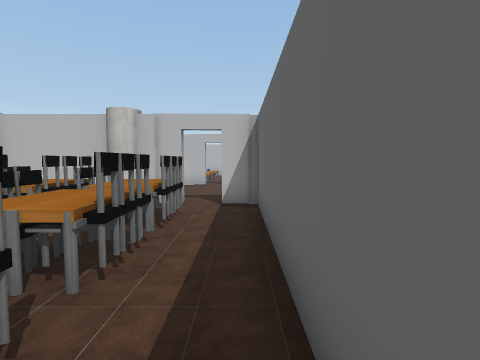
view 1 (above)

24 first-person views from a walk through a 3-D level made in the Unity game engine. The camera is 1.2 m above the floor, tilts 4° down and sees 80° across. The floor is counted in squares, 1 m on a side. Each view is taken from the middle of a square. On the plan, view 1 faces up. The plan holds only what a view shows up to about 13 squares ahead; the rest is blank. The place goes on beyond the plan. The player is left out. Some surface patterns are stand-ins.

view 2
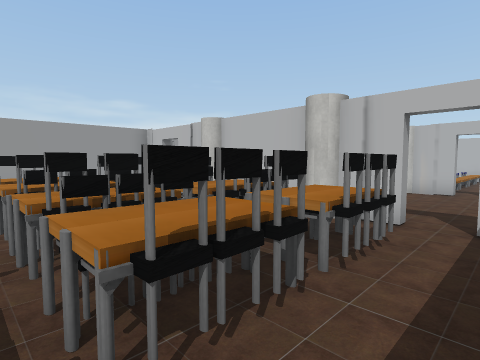

view 3
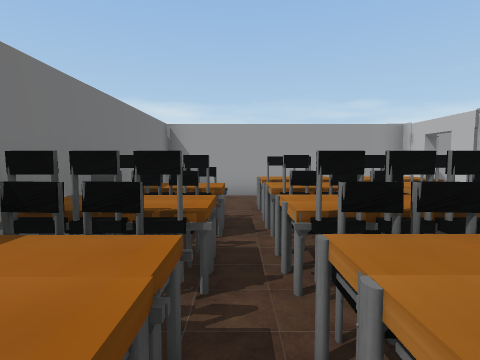

view 4
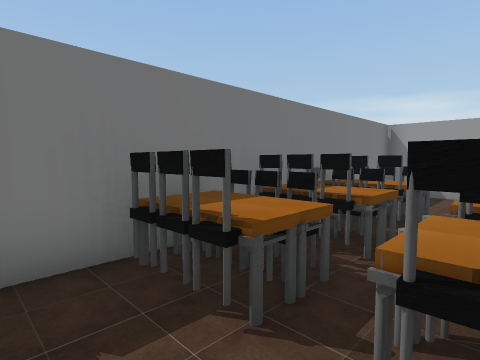

view 5
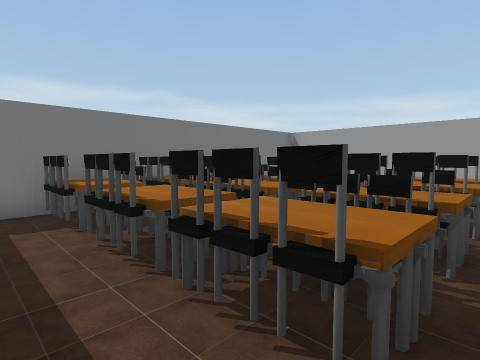

view 6
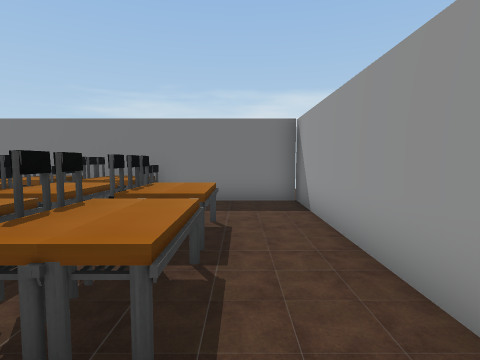

view 7
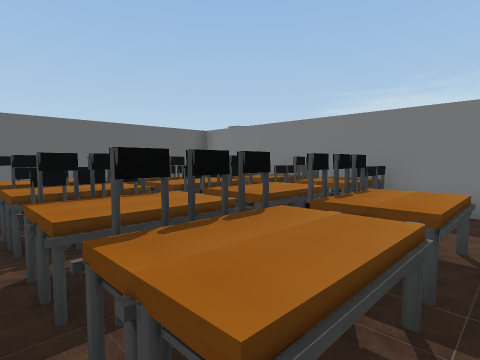

view 8
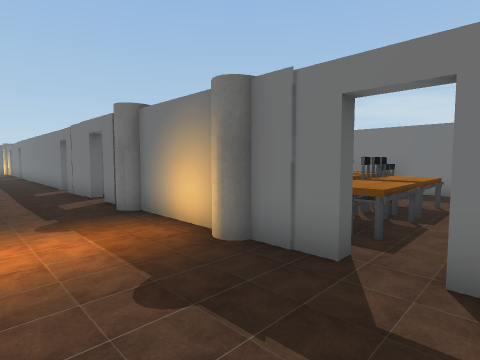

view 9
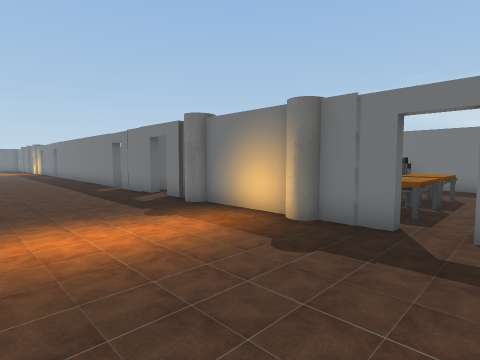

view 10
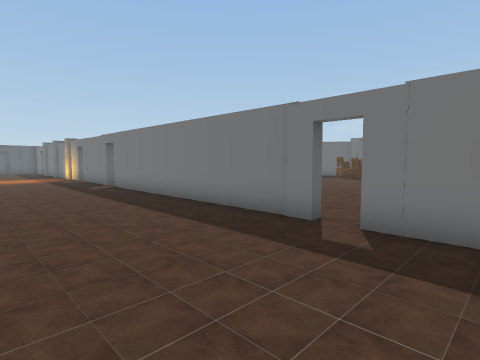

view 11
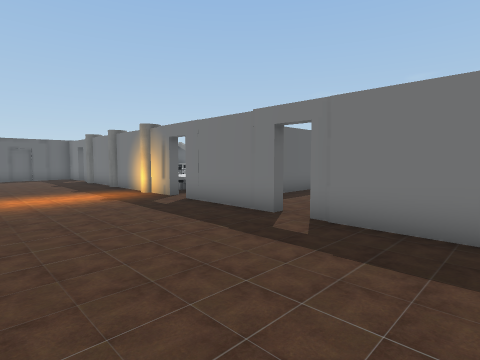

view 12
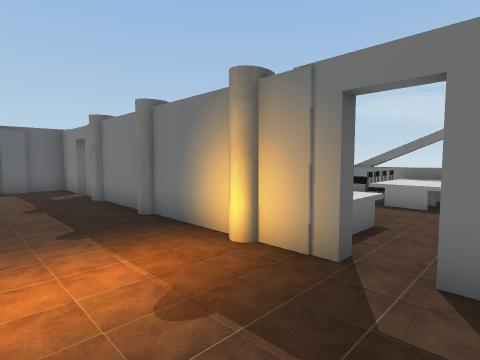

view 13
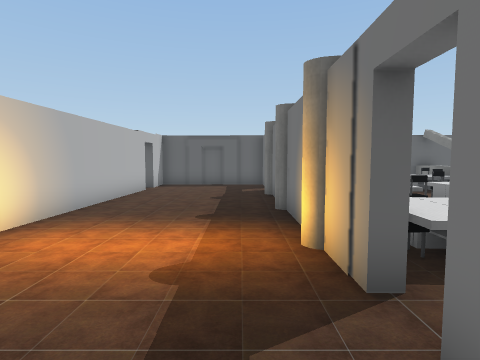

view 14
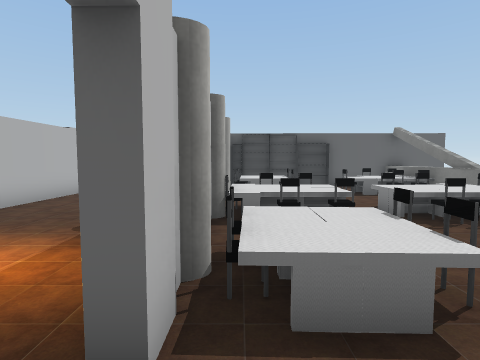

view 15
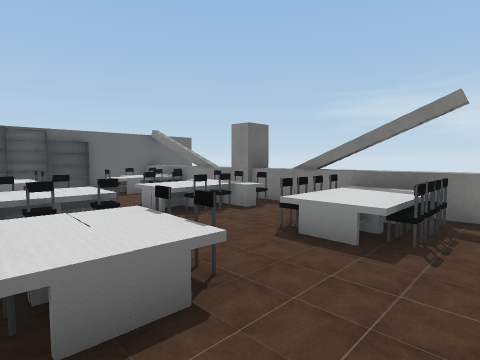

view 16
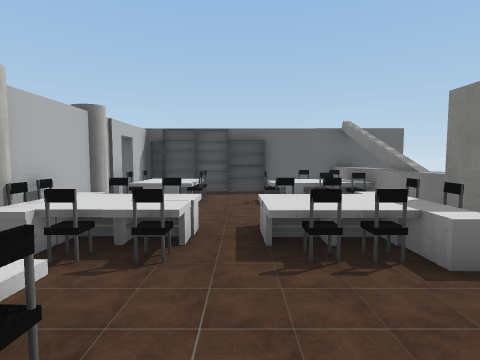

view 17
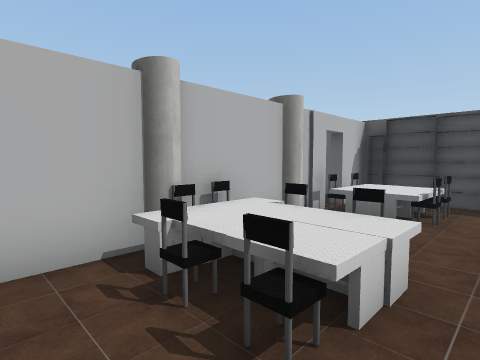

view 18
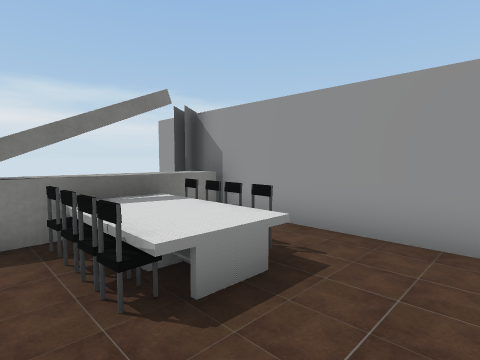

view 19
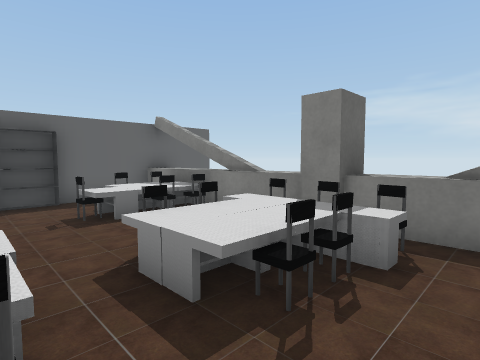

view 20
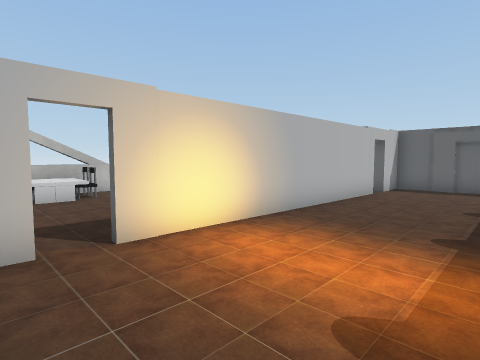

view 21
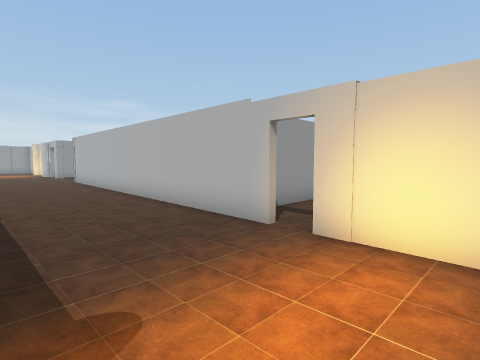

view 22
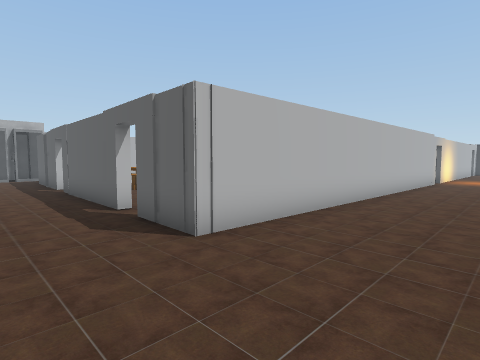

view 23
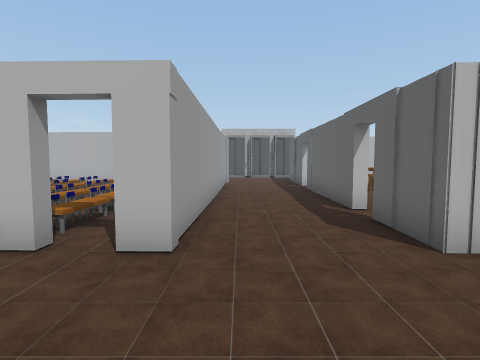

view 24
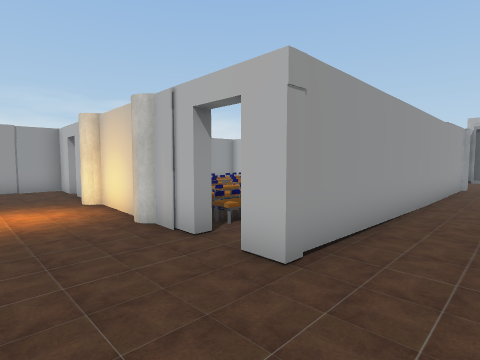

### Floor plan
Key: @ floor where view 1 was taken; # wall or solid block; x gap in a wall; . floor; / step, stairs or slope; = window, fence, low wall or low ledge; ^ raised ledge; C cylinder; H chair; T table; P pillar; B block; O other object.
Columns run from 11 left of view 1 to 30 right of it. Each row starts with its distance up from view 1.
 25            #...#
 24            #...#
 23     ####   #...#
 22     ///#   #...x
 21      ///   #...#              #^^
 20       /.   #...#              ##^
 19        ./  #...#.              H.
 18        .// #...#.            .TT
 17        .//.#...x           # ...
 16         //.#....           #....
 15         //.#...#           #...
 14 ##.# C##C#.#...########    #...          #
 13 #.....................#######x#########.##
 12 #........................................#
 11  ........................................P
 10  ........................................#
  9 #........................................#
  8 ##.#C###C#.##################.#C##C##C#.##
  7 #...x^^^x...#               ..THTTHHTCHOO#
  6 #..^#^#^#^O.#                .TTTHTH  TTT#
  5 #..^#^#^#^O.#              #..HH.HTH..HHT#
  4 #..^#^H^^^O.#              #......TT.... #
  3 #..^O^H^O^O.#              #.TTH.HTH..HT #
  2 #....^^^^^..#              #.HTH.HTHT.HTO#
  1 #...O^O^#^O.#              #.HTH.HHHT.HT=#
  0 #...x^#^#^x@#              #^^##^^#B^^####
 -1 #############              ## ..  BB     #
 -2                            ##            #
 -3                             #

Positions as (right, up) in squares from view 1, and headings:
1: (0, 0), facing up
2: (0, 2), facing up-left
3: (-1, 2), facing left
4: (0, 3), facing down-left
5: (0, 7), facing down-left
6: (-9, 8), facing down
7: (-9, 7), facing down-right
8: (-10, 11), facing down-right
9: (-10, 13), facing down-right
10: (0, 13), facing down-right
11: (10, 13), facing down-right
12: (17, 11), facing down-right
13: (16, 9), facing right
14: (17, 7), facing right
15: (17, 7), facing down-right
16: (19, 4), facing right
17: (21, 4), facing up-right
18: (21, 5), facing down-left
19: (21, 5), facing down-right
20: (17, 9), facing up-right
21: (21, 9), facing up-left
22: (1, 10), facing up-right
23: (1, 10), facing up
24: (2, 11), facing up-left
